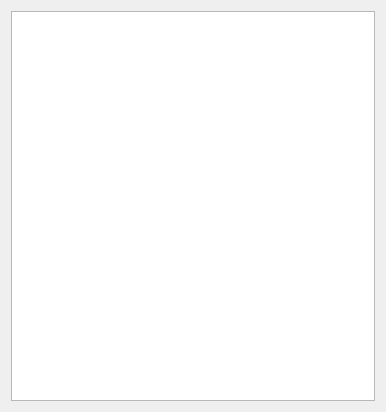
<?xml version="1.0" encoding="UTF-8"?>
<ui version="4.0">
 <class>Tetris</class>
 <widget class="QMainWindow" name="Tetris">
  <property name="geometry">
   <rect>
    <x>0</x>
    <y>0</y>
    <width>386</width>
    <height>412</height>
   </rect>
  </property>
  <property name="sizePolicy">
   <sizepolicy hsizetype="Fixed" vsizetype="Fixed">
    <horstretch>0</horstretch>
    <verstretch>0</verstretch>
   </sizepolicy>
  </property>
  <property name="windowTitle">
   <string>Tetris</string>
  </property>
  <widget class="QWidget" name="centralWidget">
   <layout class="QGridLayout" name="gridLayout">
    <item row="0" column="0">
     <widget class="QGraphicsView" name="mView">
      <property name="frameShape">
       <enum>QFrame::StyledPanel</enum>
      </property>
      <property name="frameShadow">
       <enum>QFrame::Sunken</enum>
      </property>
      <property name="verticalScrollBarPolicy">
       <enum>Qt::ScrollBarAlwaysOff</enum>
      </property>
      <property name="horizontalScrollBarPolicy">
       <enum>Qt::ScrollBarAlwaysOff</enum>
      </property>
     </widget>
    </item>
   </layout>
  </widget>
  <action name="mExit">
   <property name="text">
    <string>Exit</string>
   </property>
  </action>
 </widget>
 <layoutdefault spacing="6" margin="11"/>
 <resources>
  <include location="../Tetris.qrc"/>
 </resources>
 <connections/>
</ui>
